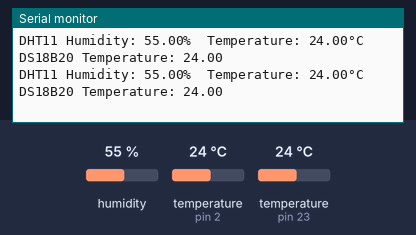
Simulated run of this sketch. Board: Arduino Uno, built with avr-gcc and run on an emulated ATmega328P. Parts: the last lines printed to the serial monitor. Inputs (shaded band) come from the test bench; at power-on: humidity 55 %, temperature (sensors on pin 23, pin 2) 24 °C.

Above: at 3.6 s.
3.7 s: humidity set to 22 %
At 7.1 s:
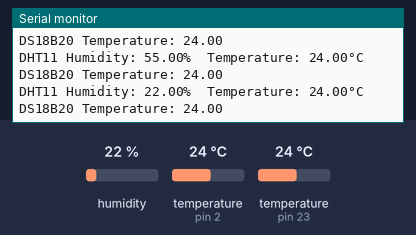
7.3 s: temperature (sensor on pin 23) set to 12 °C
At 10.4 s:
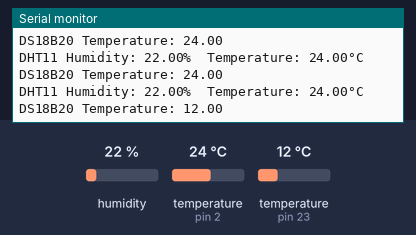
10.9 s: temperature (sensor on pin 2) set to 12 °C
At 13.4 s:
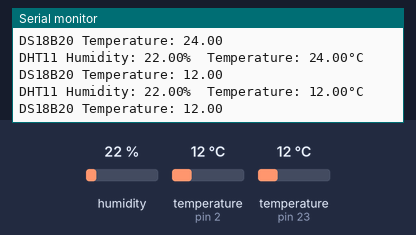
14.5 s: temperature (sensor on pin 23) set to 19 °C
At 15.1 s:
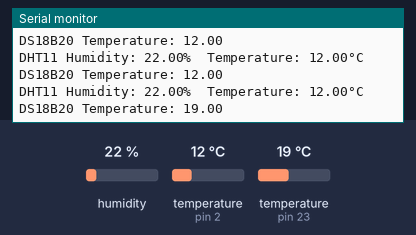
18.1 s: humidity set to 40 %
At 20.9 s:
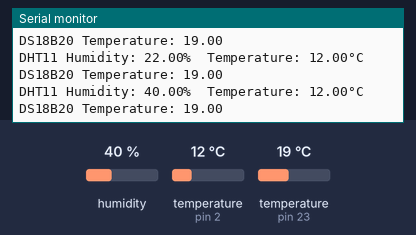
Timing chart, 0 to 22.4 s (numbered marks = the images above; inputs shaded):
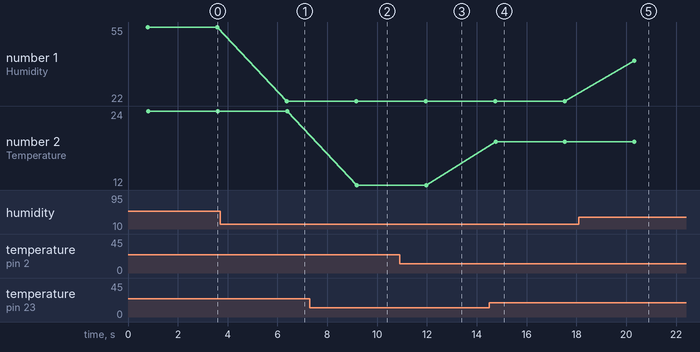

Measured:
- after the input at 3.7 s, the serial monitor: prints a new line after 2.7 s (image 1)
- after the input at 7.3 s, the serial monitor: prints a new line after 1.9 s (image 2)
- after the input at 10.9 s, the serial monitor: prints a new line after 1.1 s (image 3)
- after the input at 14.5 s, the serial monitor: prints a new line after 0.25 s (image 4)
- after the input at 18.1 s, the serial monitor: prints a new line after 2.2 s (image 5)
- plotted number 1: 55 → 22 after the input at 3.7 s, 22 → 40 after the input at 18.1 s
- plotted number 2: 24 → 12 after the input at 7.3 s, 12 → 19 after the input at 14.5 s

The sketch:

tempbodyhum.ino
```cpp
#include <DHT.h>
#include <OneWire.h>
#include <DallasTemperature.h>

#define DHTPIN 2  // DHT11 data pin
#define DHTTYPE DHT11

#define ONE_WIRE_BUS 23  // DS18B20 data pin

DHT dht(DHTPIN, DHTTYPE);
OneWire oneWire(ONE_WIRE_BUS);
DallasTemperature sensors(&oneWire);

void setup() {
  Serial.begin(115200);
  dht.begin();
  sensors.begin();
}

void loop() {
  // Reading DHT11 sensor
  float humidity = dht.readHumidity();
  float temperature = dht.readTemperature();

  // Reading DS18B20 sensor
  sensors.requestTemperatures();
  float dsTemperature = sensors.getTempCByIndex(0);

  // Print the values
  Serial.print("DHT11 Humidity: ");
  Serial.print(humidity);
  Serial.print("%  Temperature: ");
  Serial.print(temperature);
  Serial.println("°C");

  Serial.print("DS18B20 Temperature: ");
  Serial.println(dsTemperature);

  delay(2000);  // Wait for 2 seconds before reading again
}
```
